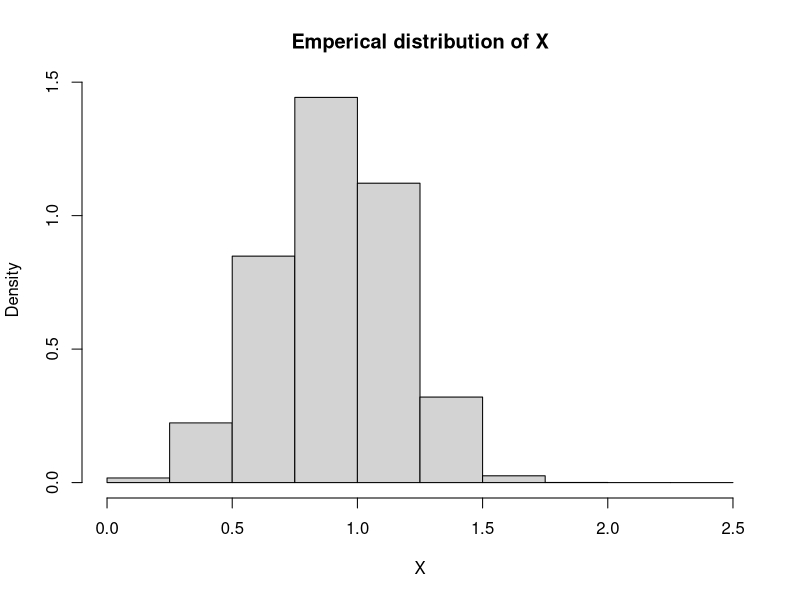
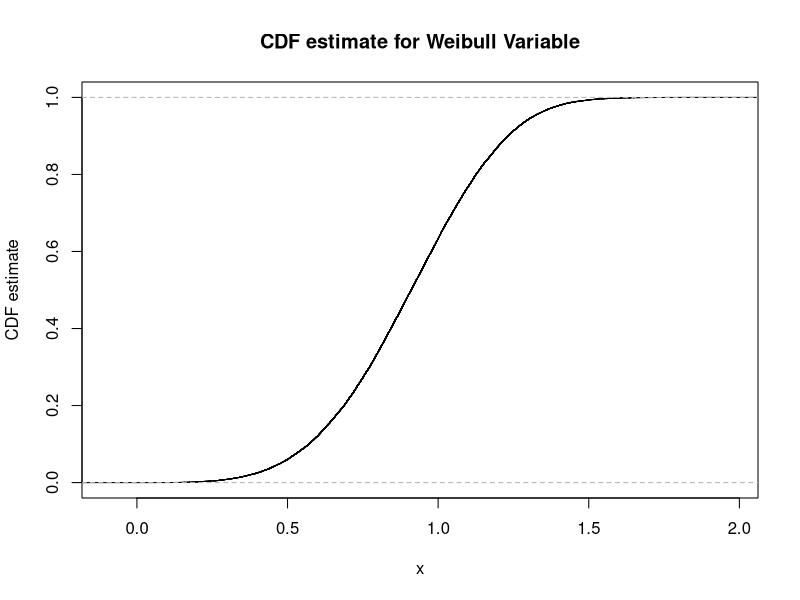

Source code (R) for these figures, in order:
##################################
# Author: Evan Whitfield
# Collaborators: N/A
# Program Purpose: HW6 Other Problem #1 - Weibull Estimation
# Date: 7/3/2024
##################################

#Randomly generate numbers from U(0,1)
N <- 50000
u <- runif(n = N, min = 0, max = 1)

#Set parameters for Weibull
a <- 1
b <- 4

#Inverse of the Weibull CDF
X <- a*(-log(1-u))^(1/b)

#Plot estimated PDF and CDF
hist(X, breaks = seq(from = 0, to = 2.5, by = 0.25), freq=FALSE, main = "Emperical distribution of X")
plot(ecdf(X), ylab = "CDF estimate", xlab = "x", main = "CDF estimate for Weibull Variable")

#Estimate probability and compare to actual probability
(sum(X< 0.8) - sum(X < 0.2))/N
pweibull(0.8, shape = b, scale = a) - pweibull(0.2, shape = b, scale = a)

#Estimate Q1, Med, and Q3 and compare to actual Q1, Med, and Q3
round(quantile(X), 3)
round(c(qweibull(0.25, b, a), qweibull(0.5, b, a), qweibull(0.75, b, a)),3)

